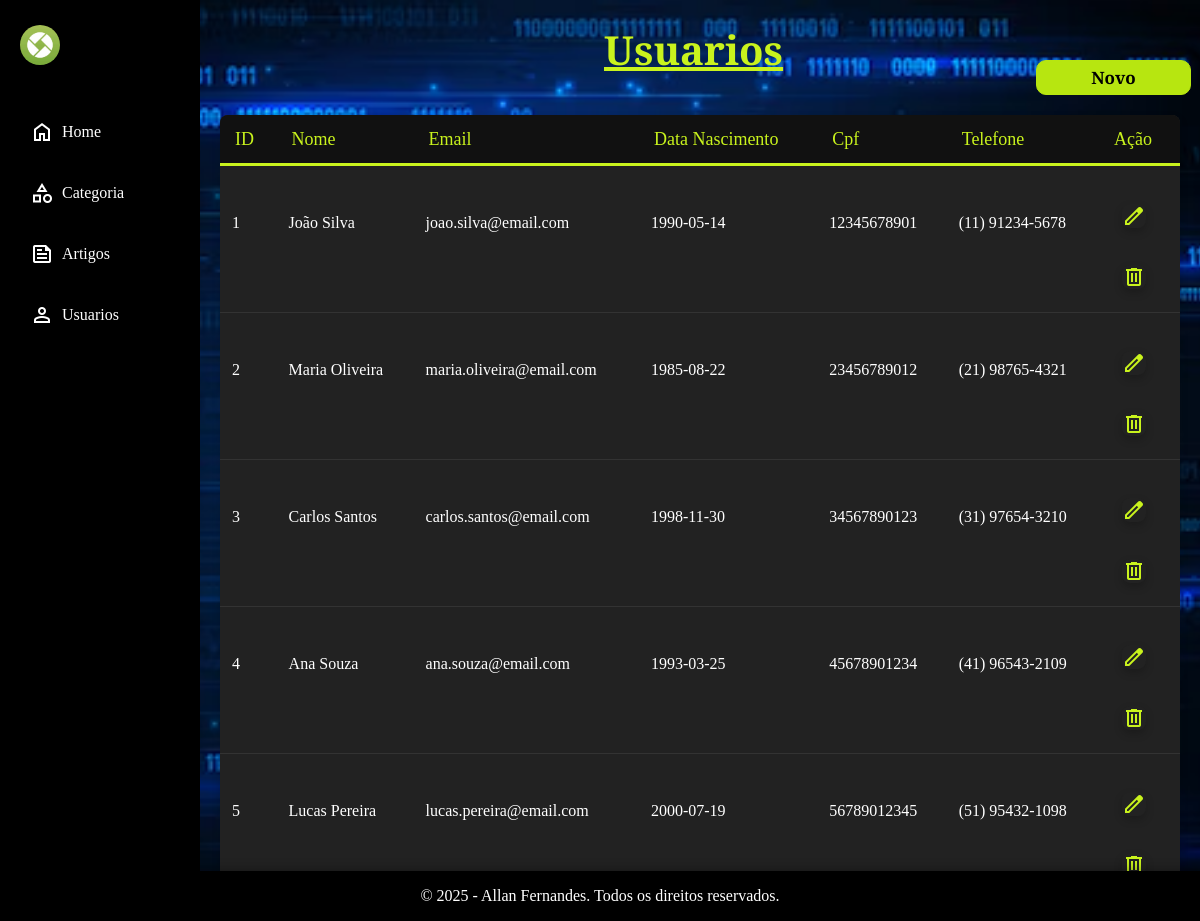
Screenshot of /view/pages/usuario/usuarios.php with the database file from the repository.
### tables this page shows
create table usuario(
	id int primary key not null auto_increment,
    nome varchar(100) not null,
    email varchar(100) not null,
    data_nascimento date not null,
    cpf varchar(11) not null,
    telefone varchar(15) not null
);

### config/Database.php (called while the page is built)
<?php
class Database
{
    private $host = "localhost";
    private $port = "3306";
    private $dbName = "Devmedia";
    private $user = "root";
    private $password = "";
    public function conectar()
    {
        $url = "mysql:host=$this->host;port=$this->port;dbname=$this->dbName";
        $conn = new PDO($url, $this->user, $this->password);
        return $conn;
    }
}
?>

### Model/UsuarioModel.php (called while the page is built, shortened)
<?php
require_once __DIR__ . "..\..\config\Database.php";
class UsuarioModel
{
    protected $conn;
    private $tabela = "usuario";
    public function __construct()
    {
        $db = new Database();
        $this->conn = $db->conectar();
    }
    public function listar()
    {
        $query = "SELECT * FROM $this->tabela";
        $stmt = $this->conn->prepare($query);
        $stmt->execute();
        return $stmt->fetchAll();
    }
}

### view/pages/usuario/usuarios.php (the view, shortened to what this page needs)
<?php
require_once __DIR__ . "\..\..\..\config\Database.php";
require_once __DIR__ . "\..\..\..\Model\UsuarioModel.php";
require_once __DIR__ . "\..\..\components/head.php";
$usuariosmodel = new UsuarioModel();
$usuarios = $usuariosmodel->listar();
?>
<body>
    <?php include_once __DIR__ . "/../../components/sidebar.php"; ?>
    <main>
        <div>
            <h1 class="title-h1-devmedia table-h1">Usuarios</h1>
        </div>
        <div>
            <a class="link-btn" href="usuario-cadastrar.php">
                <button type="button" class="btn-padrao btn-new">Novo</button>
            </a>
        </div>
        <table class="table">
            <thead>
                <th>ID</th>
                <th>Nome</th>
                <th>Email</th>
                <th>Data Nascimento</th>
                <th>Cpf</th>
                <th>Telefone</th>
                <th>Ação</th>
            </thead>
            <tbody>
                <?php foreach ($usuarios as $usuario) { ?>
                    <tr>
                        <td><?php echo $usuario['id'] ?></td>
                        <td><?php echo $usuario['nome'] ?></td>
                        <td><?php echo $usuario['email'] ?></td>
                        <td><?php echo $usuario['data_nascimento'] ?></td>
                        <td><?php echo $usuario['cpf'] ?></td>
                        <td><?php echo $usuario['telefone'] ?></td>
                        <td>
                            <form action="usuario-editar.php" method="GET">
                                <button class="btn-icon">
                                    <span class="material-symbols-outlined table">
                                    </span>
                                </button>
                            </form>
                            <form action="usuario-excluir.php" method="POST">
                                <button class="btn-icon"
                                    onclick="return confirm('Tem certeza que deseja excluir o usuario?')">
                                    <span class="material-symbols-outlined table">
                                    </span>
                                </button>
                            </form>
                        </td>
                    </tr>
                <?php } ?>
            </tbody>
        </table>
    </main>
    <?php require_once __DIR__ . "/../../components/footer.php"; ?>
</body>
</html>

### view/assets/css/style.css (style rules this page uses)
body { display: grid; grid-template-columns: 200px 1fr; grid-template-rows: 68px 1fr 22px; }
html { position: absolute; }

### view/assets/css/components/sidebar.css (style rules this page uses)
* { font-family: "Playfair Display", serif; box-sizing: border-box; }
html, body { height: 100%; margin: 0; padding: 0; }
body { min-height: 100vh; background: linear-gradient(#f1faff, #cbe4ff); }

### view/assets/css/components/content.css (style rules this page uses)
main { width: calc(100vw - 200px); min-height: 100vh; display: block; overflow-x: hidden; grid-column: 2; grid-row: 1; padding: 20px; background-image: url("../../../assets/img/plano-de-fundo-home.jpeg"); background-size: cover; background-repeat: no-repeat; background-attachment: fixed; background-position: center; justify-content: center; align-items: center; flex-direction: column; }
.title-h1-devmedia { color: #c9f31d; font-size: 40px; font-weight: bold; position: relative; padding: 0px; margin: 0px; text-decoration: underline; }
.title-h1-devmedia.table-h1 { position: relative; left: 40%; top: 10px; }
.btn-padrao { background-color: rgb(183, 230, 16); border-radius: 10px; border: 1px solid; border-color: rgb(183, 230, 16); color: black; align-items: center; text-align: center; font-size: 15px; display: flex; justify-content: center; font-weight: bold; font-size: 17px; gap: 5px; width: 155px; height: 35px; }
.btn-padrao.btn-new { position: relative; left: 85%; }
.link-btn { text-decoration: none; }

### view/assets/css/components/tabela.css (style rules this page uses)
.table { width: 100%; border-collapse: collapse; margin-top: 20px; background-color: #222; border-radius: 8px; overflow: hidden; box-shadow: 0 4px 8px rgba(0, 0, 0, 0.2); }
.table thead th { background-color: #111; color: #c9f31d; padding: 15px; text-align: left; font-size: 18px; border-bottom: 3px solid #c9f31d; }
.table tbody tr { border-bottom: 1px solid #333; transition: background 0.3s ease-in-out; }
.table tbody td { padding: 12px; color: #fff; font-size: 16px; }
.btn-icon { background: none; border: none; cursor: pointer; font-size: 18px; margin: 5px; transition: color 0.3s ease-in-out; }
.btn-icon span { color: #c9f31d; }

### view/assets/css/components/editar.css (style rules this page uses)
.material-symbols-outlined { font-size: 20px; }

### rows the page displays
usuario: id "1", nome "João Silva", email "joao.silva@email.com", data_nascimento "1990-05-14", cpf "12345678901", telefone "(11) 91234-5678"
usuario: id "2", nome "Maria Oliveira", email "maria.oliveira@email.com", data_nascimento "1985-08-22", cpf "23456789012", telefone "(21) 98765-4321"
usuario: id "3", nome "Carlos Santos", email "carlos.santos@email.com", data_nascimento "1998-11-30", cpf "34567890123", telefone "(31) 97654-3210"
usuario: id "4", nome "Ana Souza", email "ana.souza@email.com", data_nascimento "1993-03-25", cpf "45678901234", telefone "(41) 96543-2109"
usuario: id "5", nome "Lucas Pereira", email "lucas.pereira@email.com", data_nascimento "2000-07-19", cpf "56789012345", telefone "(51) 95432-1098"
